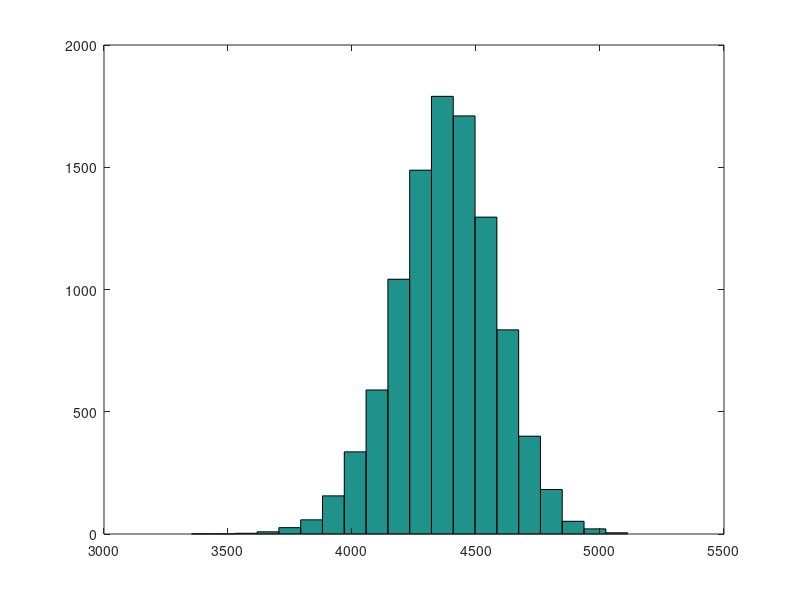

The MATLAB script that drew this image: (Note: this script raises an error after producing the figure.)
function simGarch()
% simulates for a given horizon trajectories and fits a smoothed density
% the density is a kernel fit
% parameters correspond to the last 3000 observations of the FTSE 1000
clc; close all, clear all

m =0.0188;
w =0.0089;
ap=0.0047;
an=0.0854;
be=0.9369;
nu=14.8537;
sig0 = 0.9557;
S0   = 4357.53;

NbD  = 20; %time horizon in days
NSim = 10000;

xt = trnd(nu,NbD,NSim); %simulate following a Student-t
Rt = ones(NbD,NSim)*m; % initialize at mean
Sigt2=zeros(NbD,NSim); % place holder for variance
Sigt2(1,:)=(sig0^2).*ones(1,NSim);

xt2=xt.^2;
for  i = 2:NbD
    ep = xt(i-1,:)> 0;
    en = xt(i-1,:)<=0;
    Sigt2(i,:) = w + ap.*ep.*xt2(i-1,:) + an.*en.*xt2(i-1,:) + Sigt2(i-1,:)*be; 
end

Rt = Rt + sqrt(Sigt2).*xt;
ST = S0.*exp(sum(Rt/100) ); % get time T and don't forget the scaling of the data
hist(ST,20)

dz=10;
z=3800:dz:5100; z=z';
kernz = kern(ST,-.65,z);
kernz = kernz/(sum(kernz)*dz);
plot(z,kernz)

subD=kernz;
save subD;